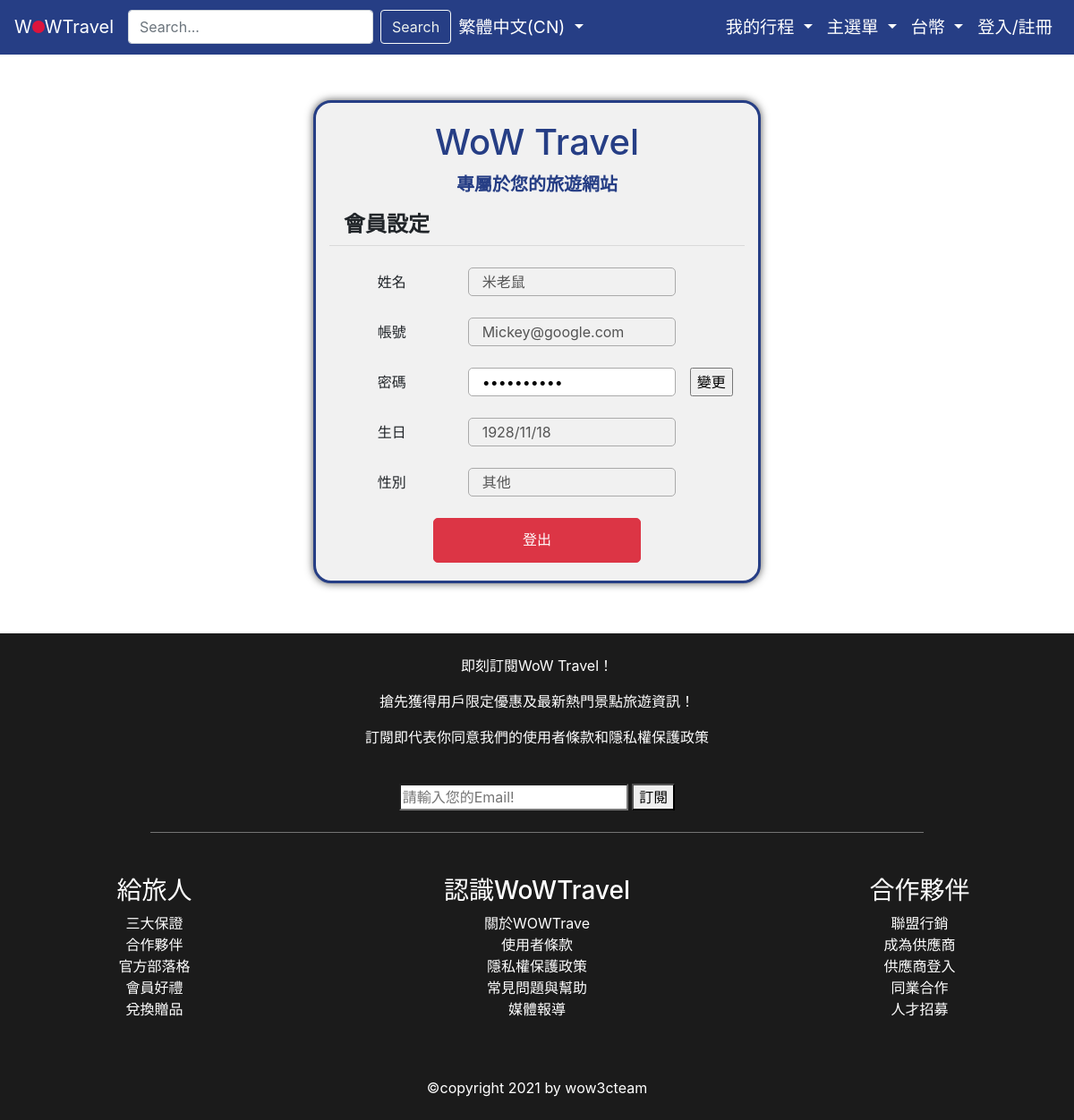
/member (signed in), run on the app's committed database.
### tables this page shows
CREATE TABLE member (
                    id INTEGER PRIMARY KEY AUTOINCREMENT,
                    name TEXT NOT NULL,
                    email TEXT NOT NULL,
                    password TEXT NOT NULL,
                    birthday INTEGER NOT NULL,
                    age INTEGER NOT NULL,
                    gender TEXT NOT NULL
                );

### main.py (the view)
@app.route('/member')
def member():
    if 'LoggedIn' in session:
        email = session['email']
        password = session['password']
        row = DB.get_member_by_login(email, password)[1]
        return render_template('member.html', row=row)
    return redirect(url_for('log_in'))

### db.py (called while the page is built)
    def get_member_by_login(self, email, password):
        cursor = self.con.execute(
            """
            SELECT * FROM member
            WHERE email = ?;
            """, (email,)
        )
        for row in cursor:
            cursor = self.con.execute(
                """
                SELECT * FROM member
                WHERE email = ? AND password = ?;
                """, (email, password)
            )
            return True, cursor.fetchone()
        return False, cursor.fetchone()

### templates/member.html (shortened to what this page needs)
{% extends "index.html" %} {% block title %} - 會員登入{% endblock %}  {% block script %} {% endblock %} {% block alert %}{% endblock %} {% block content %}
<div class="container rwd d-flex flex-column">
    <div class="welcome-text d-flex flex-column">
        <h1>WoW Travel</h1>
        <p>專屬於您的旅遊網站</p>
    </div>
    <div class="d-flex flex-column">
        <div class="d-flex">
            <h4 class="pl-3 font-weight-bold">會員設定</h4>
        </div>
        <hr class="m-0 w-100" />
    </div>
    <form class="d-flex flex-column" action="{{url_for('update')}}" method="POST">
        <div class="my-4  d-flex">
            <label class="col-4 pl-0 d-flex justify-content-center">姓名</label>
            <input class="col-6 input-border" type="text" name="name" value="{{ row[1] }}" disabled>
        </div>
        <div class="mb-4 d-flex">
            <label class="col-4 pl-0 d-flex justify-content-center">帳號</label>
            <input class="col-6 input-border" type="email" name="email" value="{{ row[2] }}" disabled>
        </div>
        <div class="mb-4 d-flex">
            <label class="col-4 pl-0 d-flex justify-content-center" for="password">密碼</label>
            <input class="col-6 input-border" type="password" name="password" value="{{ row[3] }}" id="password" pattern="^(?=.{6,})(?=.*\d)(?=.*[a-z])(?=.*[A-Z])(?!.*[\W]).*$" title="密碼長度須6碼以上，並至少包含一個大寫、小寫字母和數字，不能使用特殊符號" required>
            <input class="ml-3" type="submit" value="變更">
        </div>
        <div class="mb-4 d-flex">
            <label class="col-4 pl-0 d-flex justify-content-center">生日</label>
            <input class="col-6 input-border" value="{{ row[4] }}" id="birthday" disabled>
        </div>
        <div class="mb-4 d-flex">
            <label class="col-4 pl-0 d-flex justify-content-center" for="gender">性別</label>
            <input class="col-6 input-border" value="{{ row[6] }}" id="gender" disabled>
        </div>
    </form>
    <form class="d-flex justify-content-center" action="{{url_for('log_out')}}" method="POST">
        <button class="logout w-50 btn btn-danger text-white align-self-center">登出</button>
    </form>
</div>
{% endblock %}

### templates/member.html (style rules this page uses)
.rwd { margin: 14vh auto 7vh; max-width: 500px; min-width: 375px; height: fit-content; background-color: rgb(241, 241, 241); border: rgb(38, 62, 133) solid 3px; border-radius: 20px; box-shadow: 0px 0px 10px #555; }
.welcome-text { margin-top: 20px; text-align: center; color: rgb(38, 62, 133); }
.welcome-text p { font-size: 20px; font-weight: bold; }
.input-border { border: #aaa solid 1px; border-radius: 5px; }
label { margin: 0; line-height: 32px; }
.logout { margin-bottom: 20px; height: 50px; border-radius: 5px; line-height: 35px; }

### data on the page
member: name "米老鼠", email "Mickey@google.com", birthday "1928/11/18", gender "其他"
